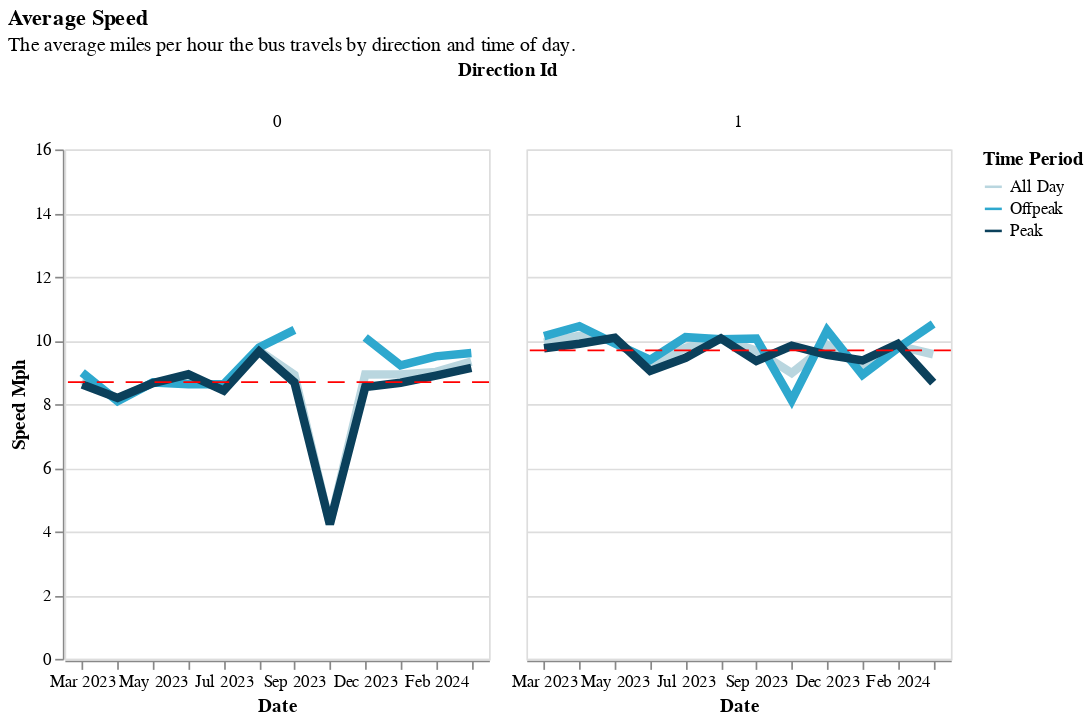

Notebook source saved alongside this figure:
### Code cell
base_route_chart_ah(
    one_route_vp_df,
    "speed_mph",
    "Average Speed",
    "The average miles per hour the bus travels by direction and time of day.",
)
